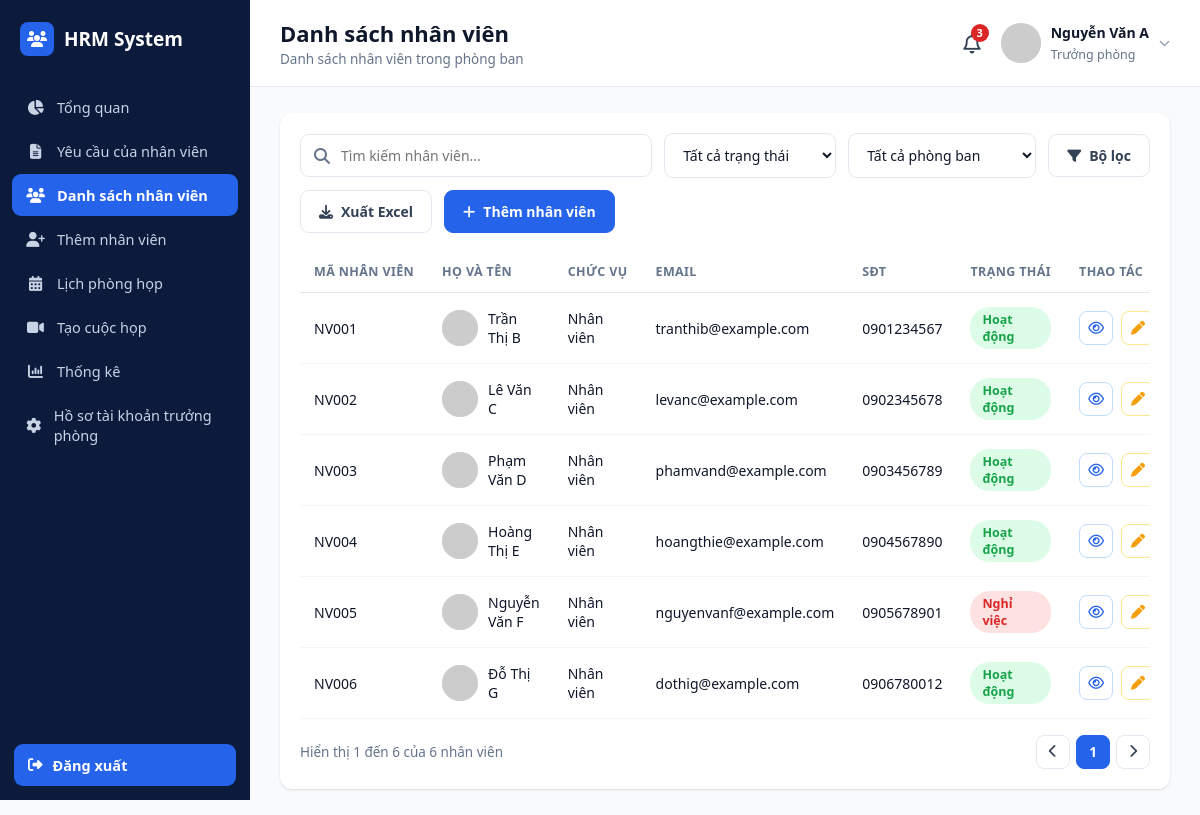
The page /employees.php (signed in) on the database its author committed.
### tables this page shows
CREATE TABLE nhan_vien (
    id INT AUTO_INCREMENT PRIMARY KEY,
    ma_nv VARCHAR(20) NOT NULL UNIQUE,
    ho_ten VARCHAR(100) NOT NULL,
    email VARCHAR(100) NOT NULL UNIQUE,
    mat_khau VARCHAR(255) NOT NULL,
    sdt VARCHAR(20) DEFAULT NULL,
    chuc_vu ENUM('Nhân viên','Trưởng phòng') NOT NULL DEFAULT 'Nhân viên',
    gioi_tinh ENUM('Nam','Nữ','Khác') DEFAULT 'Nam',
    ngay_sinh DATE DEFAULT NULL,
    ngay_vao_lam DATE DEFAULT NULL,
    dia_chi TEXT,
    phong_ban_id INT DEFAULT NULL,
    avatar VARCHAR(255) DEFAULT NULL,
    trang_thai ENUM('Hoạt động','Nghỉ việc') NOT NULL DEFAULT 'Hoạt động',
    cccd VARCHAR(20) DEFAULT NULL,
    ngay_cap DATE DEFAULT NULL,
    noi_cap VARCHAR(150) DEFAULT NULL,
    tinh_trang_hon_nhan VARCHAR(50) DEFAULT NULL,
    quoc_tich VARCHAR(50) DEFAULT 'Việt Nam',
    ghi_chu TEXT,
    created_at TIMESTAMP DEFAULT CURRENT_TIMESTAMP,
    FOREIGN KEY (phong_ban_id) REFERENCES phong_ban(id) ON DELETE SET NULL
);

### includes/auth.php (called while the page is built, shortened)
<?php
require_once __DIR__ . '/../config/db.php';
function require_manager()
{
    $u = current_user();
}
function current_user()
{
    global $pdo;
    static $user = null;
    if ($user !== null) {
        return $user;
    }
    $stmt = $pdo->prepare('SELECT nv.*, pb.ten_phong_ban FROM nhan_vien nv
                            LEFT JOIN phong_ban pb ON pb.id = nv.phong_ban_id
                            WHERE nv.id = ?');
    $stmt->execute([$_SESSION['user_id']]);
    $user = $stmt->fetch();
    return $user;
}
function e($str)
{
    return htmlspecialchars($str ?? '', ENT_QUOTES, 'UTF-8');
}

### employees.php (the view, shortened to what this page needs)
<?php
require_once __DIR__ . '/includes/auth.php';
require_manager();
$page_title = 'Danh sách nhân viên';
$page_subtitle = 'Danh sách nhân viên trong phòng ban';
$q = trim($_GET['q'] ?? '');
$page = max(1, (int)($_GET['page'] ?? 1));
$perPage = 6;
$offset = ($page - 1) * $perPage;
$where = ["nv.chuc_vu = 'Nhân viên'"];
$params = [];
$whereSql = implode(' AND ', $where);
$total = $pdo->prepare("SELECT COUNT(*) FROM nhan_vien nv WHERE $whereSql");
$total->execute($params);
$totalCount = (int)$total->fetchColumn();
$totalPages = max(1, ceil($totalCount / $perPage));
$sql = "SELECT nv.*, pb.ten_phong_ban FROM nhan_vien nv
        LEFT JOIN phong_ban pb ON pb.id = nv.phong_ban_id
        WHERE $whereSql
        ORDER BY nv.id ASC
        LIMIT $perPage OFFSET $offset";
$stmt = $pdo->prepare($sql);
$stmt->execute($params);
$employees = $stmt->fetchAll();
function qs($extra = []) {
    $params = array_merge($_GET, $extra);
    return htmlspecialchars('?' . http_build_query($params));
}
include __DIR__ . '/includes/head_meta.php';
?>
<div class="app">
    <?php include __DIR__ . '/includes/sidebar.php'; ?>
    <div class="main">
        <?php include __DIR__ . '/includes/header.php'; ?>
        <div class="content">
            <div class="panel">
                <form method="GET" class="filters-row">
                    <div class="search-box">
                        <span class="ic"><i class="fa-solid fa-magnifying-glass"></i></span>
                        <input type="text" name="q" value="<?= e($q) ?>" placeholder="Tìm kiếm nhân viên...">
                    </div>
                    <div class="select-box">
                        <select name="status" onchange="this.form.submit()">
                            <option value="">Tất cả trạng thái</option>
                        </select>
                    </div>
                    <div class="select-box">
                        <select name="dept" onchange="this.form.submit()">
                            <option value="">Tất cả phòng ban</option>
                        </select>
                    </div>
                    <button type="submit" class="btn"><i class="fa-solid fa-filter"></i> Bộ lọc</button>
                    <a class="btn" href="employee_export.php?<?= http_build_query($_GET) ?>"><i class="fa-solid fa-download"></i> Xuất Excel</a>
                    <a class="btn btn-primary" href="employee_add.php"><i class="fa-solid fa-plus"></i> Thêm nhân viên</a>
                </form>
                <div class="table-wrap">
                <table class="data-table">
                    <thead>
                        <tr>
                            <th>Mã nhân viên</th><th>Họ và tên</th><th>Chức vụ</th><th>Email</th>
                            <th>SĐT</th><th>Trạng thái</th><th>Thao tác</th>
                        </tr>
                    </thead>
                    <tbody>
                    <?php foreach ($employees as $nv): ?>
                        <tr>
                            <td><?= e($nv['ma_nv']) ?></td>
                            <td>
                                <div class="person-cell">
                                    <img src="<?= !empty($nv['avatar']) ? 'uploads/avatars/'.e($nv['avatar']) : 'https://ui-avatars.com/api/?background=2563eb&color=fff&name='.urlencode($nv['ho_ten']) ?>" alt="">
                                    <?= e($nv['ho_ten']) ?>
                                </div>
                            </td>
                            <td><?= e($nv['chuc_vu']) ?></td>
                            <td><?= e($nv['email']) ?></td>
                            <td><?= e($nv['sdt']) ?></td>
                            <td><span class="badge-status <?= $nv['trang_thai'] === 'Hoạt động' ? 'active' : 'inactive' ?>"><?= e($nv['trang_thai']) ?></span></td>
                            <td>
                                <div class="action-icons">
                                    <a class="icon-btn view" href="employee_view.php?id=<?= $nv['id'] ?>" title="Xem"><i class="fa-regular fa-eye"></i></a>
                                    <a class="icon-btn edit" href="employee_edit.php?id=<?= $nv['id'] ?>" title="Sửa"><i class="fa-solid fa-pen"></i></a>
                                </div>
                            </td>
                        </tr>
                    <?php endforeach; ?>
                    </tbody>
                </table>
                </div>
                <div class="pagination-row">
                    <span>Hiển thị <?= $employees ? $offset+1 : 0 ?> đến <?= min($offset+$perPage,$totalCount) ?> của <?= $totalCount ?> nhân viên</span>
                    <div class="pagination">
                        <a href="<?= qs(['page'=>max(1,$page-1)]) ?>"><i class="fa-solid fa-chevron-left"></i></a>
                        <?php for ($i = 1; $i <= $totalPages; $i++): ?>
                            <a href="<?= qs(['page'=>$i]) ?>" class="<?= $i === $page ? 'active' : '' ?>"><?= $i ?></a>
                        <?php endfor; ?>
                        <a href="<?= qs(['page'=>min($totalPages,$page+1)]) ?>"><i class="fa-solid fa-chevron-right"></i></a>
                    </div>
                </div>
            </div>
        </div>
    </div>
</div>
</body>
</html>

### includes/header.php (shortened to what this page needs)
<?php
$u = current_user();
$avatar = !empty($u['avatar']) ? 'uploads/avatars/' . $u['avatar'] : 'assets/img/avatar-default.png';
?>
<header class="topbar">
    <div class="title-block">
        <h1><?= e($page_title ?? '') ?></h1>
        <p><?= e($page_subtitle ?? '') ?></p>
    </div>
    <div class="right">
        <div class="bell"><i class="fa-regular fa-bell"></i><span class="badge">3</span></div>
        <div class="user" id="userMenuBtn">
            <img src="<?= e($avatar) ?>" alt="avatar" onerror="this.src='https://ui-avatars.com/api/?background=2563eb&color=fff&name=<?= urlencode($u['ho_ten'] ?? 'User') ?>'">
            <div class="info">
                <b><?= e($u['ho_ten'] ?? '') ?></b>
                <span><?= e($u['chuc_vu'] ?? '') ?></span>
            </div>
            <i class="fa-solid fa-chevron-down" style="font-size:11px;color:#94a3b8;"></i>
        </div>
    </div>
</header>

### rows shown on the page
nhan_vien: ho_ten "Nguyễn Văn A", chuc_vu "Trưởng phòng"
nhan_vien: ma_nv "NV001", ho_ten "Trần Thị B", chuc_vu "Nhân viên", email "tranthib@example.com", sdt "0901234567", trang_thai "Hoạt động"
nhan_vien: ma_nv "NV002", ho_ten "Lê Văn C", chuc_vu "Nhân viên", email "levanc@example.com", sdt "0902345678", trang_thai "Hoạt động"
nhan_vien: ma_nv "NV003", ho_ten "Phạm Văn D", chuc_vu "Nhân viên", email "phamvand@example.com", sdt "0903456789", trang_thai "Hoạt động"
nhan_vien: ma_nv "NV004", ho_ten "Hoàng Thị E", chuc_vu "Nhân viên", email "hoangthie@example.com", sdt "0904567890", trang_thai "Hoạt động"
nhan_vien: ma_nv "NV005", ho_ten "Nguyễn Văn F", chuc_vu "Nhân viên", email "nguyenvanf@example.com", sdt "0905678901", trang_thai "Nghỉ việc"
nhan_vien: ma_nv "NV006", ho_ten "Đỗ Thị G", chuc_vu "Nhân viên", email "dothig@example.com", sdt "0906780012", trang_thai "Hoạt động"

### other values the page prints
$__sidebarMenuItem['label'] "Tổng quan"
$__sidebarMenuItem['label'] "Yêu cầu của nhân viên"
$__sidebarMenuItem['label'] "Danh sách nhân viên"
$__sidebarMenuItem['label'] "Thêm nhân viên"
$__sidebarMenuItem['label'] "Lịch phòng họp"
$__sidebarMenuItem['label'] "Tạo cuộc họp"
$__sidebarMenuItem['label'] "Thống kê"
$__sidebarMenuItem['label'] "Hồ sơ tài khoản trưởng phòng"
$page_title "Danh sách nhân viên"
$page_subtitle "Danh sách nhân viên trong phòng ban"
$offset+1 "1"
min($offset+$perPage,$totalCount) "6"
$totalCount "6"
